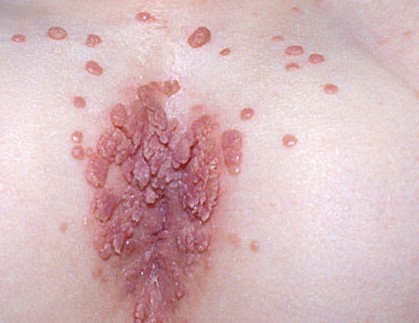
#> input picture Image013.jpg, 419 x 323 px, found by its file name
$ python Watershed.py
#> lines starting #> are read from the running program, lines starting #| are printed output that depends on the picture; after the words box and inside, x2 and y2 are one past the last pixel; in counts of white or black regions, pixels touching at a corner belong together
import numpy as np
import cv2 as cv
from matplotlib import pyplot as plt

img = cv.imread('Dataset1/Image013.jpg')
#> img is the input picture: shape (323, 419, 3); mean B, G, R 185.8, 182.3, 213.9
gray = cv.cvtColor(img,cv.COLOR_BGR2GRAY)

clahe = cv.createCLAHE(clipLimit=2.0, tileGridSize=(8,8))
cl1 = clahe.apply(gray)
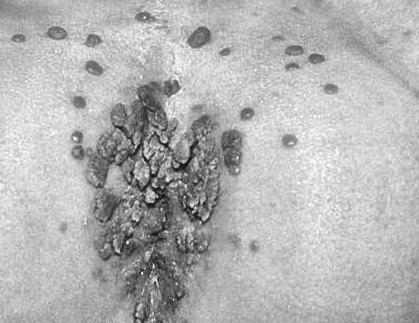
#> cl1: shape (323, 419); min 18, max 253, mean 179.5

ret, thresh = cv.threshold(cl1,0,255,cv.THRESH_BINARY_INV+cv.THRESH_OTSU)
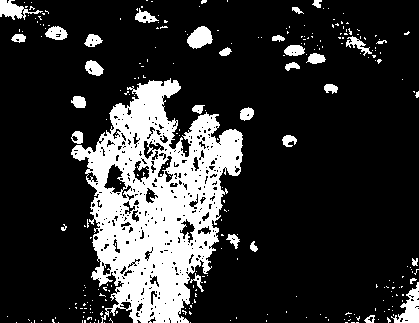
#> thresh: shape (323, 419); 19.2% white; 269 white regions (238 under 20 px), largest, box (x1, y1, x2, y2) and area: (71, 78, 243, 323) 21265, (391, 282, 419, 323) 518, (187, 26, 213, 49) 399
#> ret = 154
# [6 lines of commented-out code are left out]

cv.imshow('Otsu', thresh)
cv.waitKey(0)
cv.destroyAllWindows()

# noise removal
kernel = np.ones((3,3),np.uint8)
opening = cv.morphologyEx(thresh,cv.MORPH_OPEN,kernel, iterations = 3)
#> opening: shape (323, 419); 11.7% white; 25 white regions, largest, box (x1, y1, x2, y2) and area: (93, 177, 219, 323) 7388, (112, 81, 179, 141) 1941, (89, 138, 123, 220) 1320

cv.imshow('Opening', opening)
cv.waitKey(0)
cv.destroyAllWindows()

# sure background area
sure_bg = cv.dilate(opening,kernel,iterations=3)
#> sure_bg: shape (323, 419); 18.4% white; 11 white regions, largest, box (x1, y1, x2, y2) and area: (74, 78, 244, 323) 21577, (185, 24, 215, 51) 691, (400, 298, 419, 323) 433

cv.imshow('Background', sure_bg)
cv.waitKey(0)
cv.destroyAllWindows()

# Finding sure foreground area
dist_transform = cv.distanceTransform(opening,cv.DIST_L2,5)
ret, sure_fg = cv.threshold(dist_transform,0.3*dist_transform.max(),255,0)
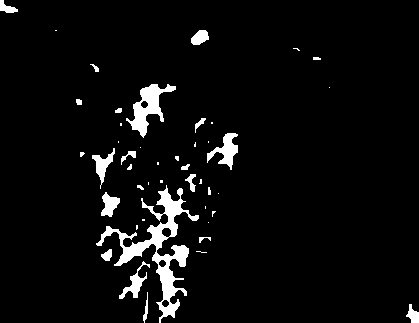
#> sure_fg: shape (323, 419) float32; 4.8% white; 45 white regions (22 under 20 px), largest, box (x1, y1, x2, y2) and area: (96, 185, 199, 323) 2889, (126, 84, 176, 138) 980, (207, 133, 238, 170) 491
#> ret = 3.48

cv.imshow('foreground', sure_fg)
cv.waitKey(0)
cv.destroyAllWindows()

# Finding unknown region
sure_fg = np.uint8(sure_fg)
unknown = cv.subtract(sure_bg,sure_fg)
#> unknown: shape (323, 419); 13.6% white; 14 white regions, largest, box (x1, y1, x2, y2) and area: (74, 78, 244, 323) 15526, (185, 24, 215, 51) 499, (84, 58, 105, 78) 332

cv.imshow('Unknown', unknown)
cv.waitKey(0)
cv.destroyAllWindows()

# Marker labelling
ret, markers = cv.connectedComponents(sure_fg)
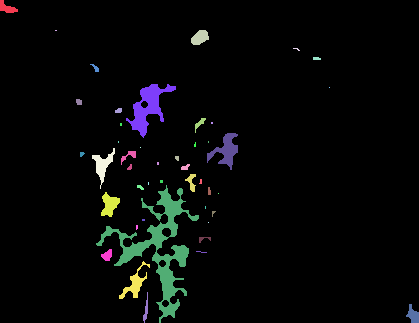
#> markers: shape (323, 419) int32; 46 distinct labels, from 0 to 45; one colour per label, 0 black
#> ret = 46

# Add one to all labels so that sure background is not 0, but 1
markers = markers+1
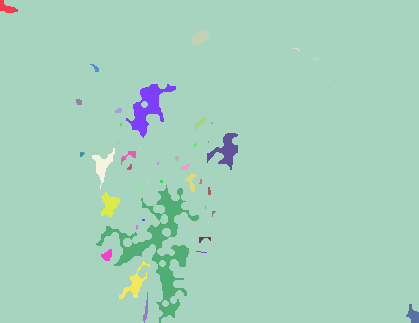
#> markers: shape (323, 419) int32; 46 distinct labels, from 1 to 46; one colour per label, 0 black

# Now, mark the region of unknown with zero
markers[unknown==255] = 0

markers = cv.watershed(img,markers)
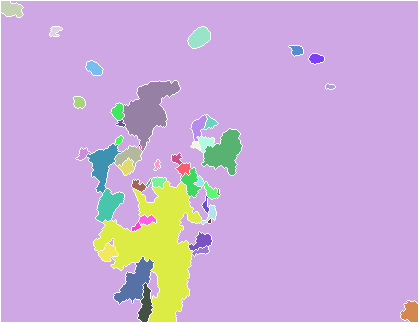
#> markers: shape (323, 419) int32; 48 distinct labels, from -1 to 46; one colour per label, 0 black, -1 white
img[markers == -1] = [255,0,0]
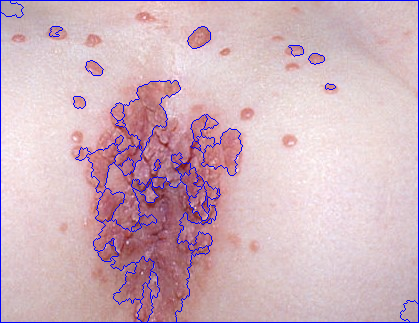
#> img: shape (323, 419, 3); 2.94% of pixels changed, all inside (x1, y1, x2, y2) = (0, 0, 419, 323)

cv.imshow('Final segmentation', img)
cv.waitKey(0)
cv.destroyAllWindows()

$ run again, with Image002.jpg copied over Image013.jpg
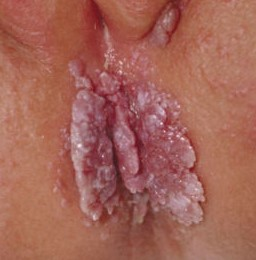
#> input picture Image002.jpg, 256 x 260 px, found by its file name
#> img is the input picture: shape (260, 256, 3); mean B, G, R 87.6, 100.3, 163.7
#> `ret, thresh = cv.threshold(cl1,0,255,cv.THRESH_BINARY_INV+cv.THRESH_OT..`:
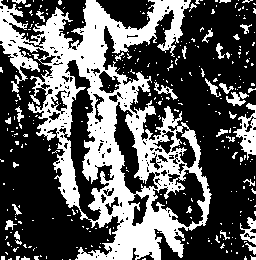
#> thresh: shape (260, 256); 35.5% white; 319 white regions (287 under 20 px), largest, box (x1, y1, x2, y2) and area: (0, 0, 212, 260) 20335, (233, 103, 256, 160) 565, (240, 217, 256, 245) 213
#> `ret, thresh = cv.threshold(cl1,0,255,cv.THRESH_BINARY_INV+cv.THRESH_OT..`: ret = 121
#> opening: shape (260, 256); 17.6% white; 33 white regions, largest, box (x1, y1, x2, y2) and area: (114, 209, 183, 260) 2176, (62, 0, 127, 77) 2145, (131, 0, 184, 44) 1044
#> sure_bg: shape (260, 256); 30.3% white; 13 white regions, largest, box (x1, y1, x2, y2) and area: (42, 0, 187, 260) 14079, (57, 149, 82, 207) 1120, (129, 116, 156, 180) 1106
#> sure_fg: shape (260, 256) float32; 6.3% white; 51 white regions (32 under 20 px), largest, box (x1, y1, x2, y2) and area: (117, 212, 180, 260) 1212, (65, 0, 124, 74) 1046, (107, 148, 130, 199) 297
#> `ret, sure_fg = cv.threshold(dist_transform,0.3*dist_transform.max(),25..`: ret = 3.9
#> unknown: shape (260, 256); 24% white; 15 white regions, largest, box (x1, y1, x2, y2) and area: (42, 0, 187, 260) 10145, (129, 116, 156, 180) 1020, (0, 9, 26, 69) 931
#> `ret, markers = cv.connectedComponents(sure_fg)`: ret = 52
#> `img[markers == -1] = [255,0,0]`:
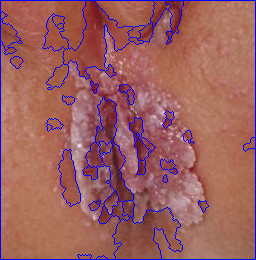
#> img: shape (260, 256, 3); 5.08% of pixels changed, all inside (x1, y1, x2, y2) = (0, 0, 256, 260)

$ run again, with Image003.jpg copied over Image013.jpg
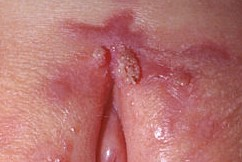
#> input picture Image003.jpg, 242 x 162 px, found by its file name
#> img is the input picture: shape (162, 242, 3); mean B, G, R 111.9, 114.2, 182.1
#> `ret, thresh = cv.threshold(cl1,0,255,cv.THRESH_BINARY_INV+cv.THRESH_OT..`:
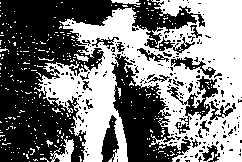
#> thresh: shape (162, 242); 47.9% white; 343 white regions (335 under 20 px), largest, box (x1, y1, x2, y2) and area: (34, 0, 242, 162) 17347, (50, 139, 74, 162) 259, (111, 0, 141, 5) 97
#> `ret, thresh = cv.threshold(cl1,0,255,cv.THRESH_BINARY_INV+cv.THRESH_OT..`: ret = 139
#> opening: shape (162, 242); 27.6% white; 19 white regions, largest, box (x1, y1, x2, y2) and area: (189, 0, 242, 103) 3595, (84, 49, 115, 162) 2205, (73, 8, 170, 78) 2071
#> sure_bg: shape (162, 242); 41.8% white; 8 white regions, largest, box (x1, y1, x2, y2) and area: (161, 0, 242, 162) 6167, (48, 46, 131, 162) 4681, (70, 0, 199, 92) 4041
#> sure_fg: shape (162, 242) float32; 3% white; 2 white regions (1 under 20 px), largest, box (x1, y1, x2, y2) and area: (212, 0, 242, 51) 1164
#> `ret, sure_fg = cv.threshold(dist_transform,0.3*dist_transform.max(),25..`: ret = 12.23
#> unknown: shape (162, 242); 38.8% white; 8 white regions, largest, box (x1, y1, x2, y2) and area: (161, 0, 242, 162) 4988, (48, 46, 131, 162) 4681, (70, 0, 199, 92) 4041
#> `ret, markers = cv.connectedComponents(sure_fg)`: ret = 3
#> `img[markers == -1] = [255,0,0]`:
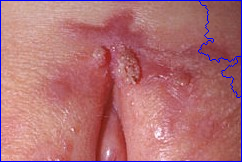
#> img: shape (162, 242, 3); 2.51% of pixels changed, all inside (x1, y1, x2, y2) = (0, 0, 242, 162)

$ run again, with Image009.jpg copied over Image013.jpg
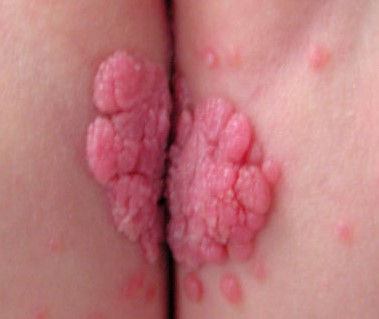
#> input picture Image009.jpg, 379 x 319 px, found by its file name
#> img is the input picture: shape (319, 379, 3); mean B, G, R 124.1, 121.7, 188.5
#> thresh: shape (319, 379); 42.5% white; 103 white regions (80 under 20 px), largest, box (x1, y1, x2, y2) and area: (1, 0, 284, 319) 46848, (273, 0, 336, 58) 1781, (204, 98, 241, 167) 579
#> `ret, thresh = cv.threshold(cl1,0,255,cv.THRESH_BINARY_INV+cv.THRESH_OT..`: ret = 143
#> opening: shape (319, 379); 36.9% white; 17 white regions, largest, box (x1, y1, x2, y2) and area: (12, 0, 208, 319) 36200, (209, 172, 283, 267) 3913, (275, 0, 333, 48) 1599
#> sure_bg: shape (319, 379); 46% white; 8 white regions, largest, box (x1, y1, x2, y2) and area: (2, 0, 286, 319) 51311, (272, 0, 336, 51) 2128, (225, 280, 246, 307) 514
#> sure_fg: shape (319, 379) float32; 12.5% white; 13 white regions (5 under 20 px), largest, box (x1, y1, x2, y2) and area: (56, 123, 179, 319) 9542, (125, 0, 194, 134) 3973, (222, 181, 274, 258) 860
#> `ret, sure_fg = cv.threshold(dist_transform,0.3*dist_transform.max(),25..`: ret = 9.53
#> unknown: shape (319, 379); 33.5% white; 10 white regions, largest, box (x1, y1, x2, y2) and area: (2, 0, 286, 319) 36027, (272, 0, 336, 51) 1637, (225, 280, 246, 307) 514
#> `ret, markers = cv.connectedComponents(sure_fg)`: ret = 14
#> `img[markers == -1] = [255,0,0]`:
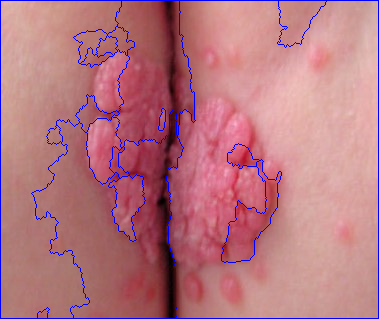
#> img: shape (319, 379, 3); 3.01% of pixels changed, all inside (x1, y1, x2, y2) = (0, 0, 379, 319)
